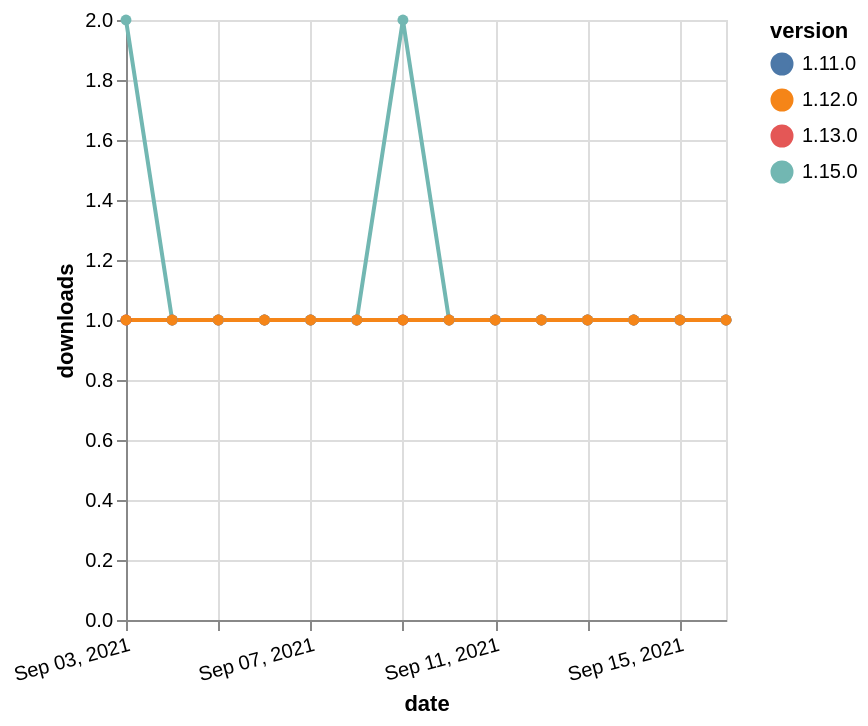

Here is the Vega-Lite specification saved for this chart:
### Vega-Lite specification from a JSON file in a GitHub repository (floating-point values rounded to 4 significant figures)
{"$schema": "https://vega.github.io/schema/vega-lite/v5.json", "description": "A simple bar chart with embedded data.", "data": {"values": [{"date": "2021-09-03", "total": 214, "delta": 1, "version": "1.11.0"}, {"date": "2021-09-04", "total": 215, "delta": 1, "version": "1.11.0"}, {"date": "2021-09-05", "total": 216, "delta": 1, "version": "1.11.0"}, {"date": "2021-09-06", "total": 217, "delta": 1, "version": "1.11.0"}, {"date": "2021-09-07", "total": 218, "delta": 1, "version": "1.11.0"}, {"date": "2021-09-08", "total": 219, "delta": 1, "version": "1.11.0"}, {"date": "2021-09-09", "total": 220, "delta": 1, "version": "1.11.0"}, {"date": "2021-09-10", "total": 221, "delta": 1, "version": "1.11.0"}, {"date": "2021-09-11", "total": 222, "delta": 1, "version": "1.11.0"}, {"date": "2021-09-12", "total": 223, "delta": 1, "version": "1.11.0"}, {"date": "2021-09-13", "total": 224, "delta": 1, "version": "1.11.0"}, {"date": "2021-09-14", "total": 225, "delta": 1, "version": "1.11.0"}, {"date": "2021-09-15", "total": 226, "delta": 1, "version": "1.11.0"}, {"date": "2021-09-16", "total": 227, "delta": 1, "version": "1.11.0"}, {"date": "2021-09-03", "total": 273, "delta": 1, "version": "1.13.0"}, {"date": "2021-09-04", "total": 274, "delta": 1, "version": "1.13.0"}, {"date": "2021-09-05", "total": 275, "delta": 1, "version": "1.13.0"}, {"date": "2021-09-06", "total": 276, "delta": 1, "version": "1.13.0"}, {"date": "2021-09-07", "total": 277, "delta": 1, "version": "1.13.0"}, {"date": "2021-09-08", "total": 278, "delta": 1, "version": "1.13.0"}, {"date": "2021-09-09", "total": 279, "delta": 1, "version": "1.13.0"}, {"date": "2021-09-10", "total": 280, "delta": 1, "version": "1.13.0"}, {"date": "2021-09-11", "total": 281, "delta": 1, "version": "1.13.0"}, {"date": "2021-09-12", "total": 282, "delta": 1, "version": "1.13.0"}, {"date": "2021-09-13", "total": 283, "delta": 1, "version": "1.13.0"}, {"date": "2021-09-14", "total": 284, "delta": 1, "version": "1.13.0"}, {"date": "2021-09-15", "total": 285, "delta": 1, "version": "1.13.0"}, {"date": "2021-09-16", "total": 286, "delta": 1, "version": "1.13.0"}, {"date": "2021-09-03", "total": 109, "delta": 2, "version": "1.15.0"}, {"date": "2021-09-04", "total": 110, "delta": 1, "version": "1.15.0"}, {"date": "2021-09-05", "total": 111, "delta": 1, "version": "1.15.0"}, {"date": "2021-09-06", "total": 112, "delta": 1, "version": "1.15.0"}, {"date": "2021-09-07", "total": 113, "delta": 1, "version": "1.15.0"}, {"date": "2021-09-08", "total": 114, "delta": 1, "version": "1.15.0"}, {"date": "2021-09-09", "total": 116, "delta": 2, "version": "1.15.0"}, {"date": "2021-09-10", "total": 117, "delta": 1, "version": "1.15.0"}, {"date": "2021-09-11", "total": 118, "delta": 1, "version": "1.15.0"}, {"date": "2021-09-12", "total": 119, "delta": 1, "version": "1.15.0"}, {"date": "2021-09-13", "total": 120, "delta": 1, "version": "1.15.0"}, {"date": "2021-09-14", "total": 121, "delta": 1, "version": "1.15.0"}, {"date": "2021-09-15", "total": 122, "delta": 1, "version": "1.15.0"}, {"date": "2021-09-16", "total": 123, "delta": 1, "version": "1.15.0"}, {"date": "2021-09-03", "total": 173, "delta": 1, "version": "1.12.0"}, {"date": "2021-09-04", "total": 174, "delta": 1, "version": "1.12.0"}, {"date": "2021-09-05", "total": 175, "delta": 1, "version": "1.12.0"}, {"date": "2021-09-06", "total": 176, "delta": 1, "version": "1.12.0"}, {"date": "2021-09-07", "total": 177, "delta": 1, "version": "1.12.0"}, {"date": "2021-09-08", "total": 178, "delta": 1, "version": "1.12.0"}, {"date": "2021-09-09", "total": 179, "delta": 1, "version": "1.12.0"}, {"date": "2021-09-10", "total": 180, "delta": 1, "version": "1.12.0"}, {"date": "2021-09-11", "total": 181, "delta": 1, "version": "1.12.0"}, {"date": "2021-09-12", "total": 182, "delta": 1, "version": "1.12.0"}, {"date": "2021-09-13", "total": 183, "delta": 1, "version": "1.12.0"}, {"date": "2021-09-14", "total": 184, "delta": 1, "version": "1.12.0"}, {"date": "2021-09-15", "total": 185, "delta": 1, "version": "1.12.0"}, {"date": "2021-09-16", "total": 186, "delta": 1, "version": "1.12.0"}]}, "width": "container", "mark": {"type": "line", "point": {"filled": true}}, "encoding": {"x": {"field": "date", "type": "temporal", "timeUnit": "yearmonthdate", "title": "date", "axis": {"labelAngle": -15}}, "y": {"field": "delta", "type": "quantitative", "title": "downloads"}, "color": {"field": "version", "type": "nominal"}, "tooltip": {"field": "delta"}}}
